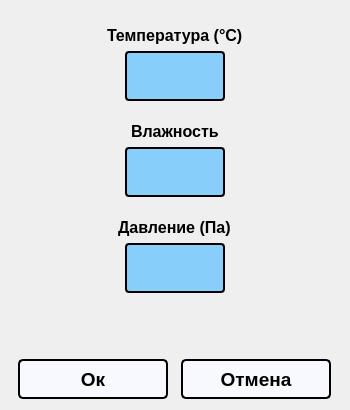
<?xml version="1.0" encoding="UTF-8"?>
<ui version="4.0">
 <class>optionDialog</class>
 <widget class="QDialog" name="optionDialog">
  <property name="geometry">
   <rect>
    <x>0</x>
    <y>0</y>
    <width>350</width>
    <height>410</height>
   </rect>
  </property>
  <property name="minimumSize">
   <size>
    <width>350</width>
    <height>410</height>
   </size>
  </property>
  <property name="maximumSize">
   <size>
    <width>350</width>
    <height>410</height>
   </size>
  </property>
  <property name="windowTitle">
   <string>Dialog</string>
  </property>
  <layout class="QVBoxLayout" name="verticalLayout_5">
   <item>
    <layout class="QVBoxLayout" name="verticalLayout_4">
     <item alignment="Qt::AlignHCenter">
      <widget class="QLabel" name="label">
       <property name="font">
        <font>
         <pointsize>12</pointsize>
         <bold>true</bold>
        </font>
       </property>
       <property name="styleSheet">
        <string notr="true">QLabel{
	font-weight: bold;
}</string>
       </property>
       <property name="text">
        <string>Температура (°C)</string>
       </property>
       <property name="alignment">
        <set>Qt::AlignBottom|Qt::AlignLeading|Qt::AlignLeft</set>
       </property>
      </widget>
     </item>
     <item alignment="Qt::AlignHCenter">
      <widget class="QLineEdit" name="temp_lineEdit">
       <property name="minimumSize">
        <size>
         <width>100</width>
         <height>50</height>
        </size>
       </property>
       <property name="maximumSize">
        <size>
         <width>100</width>
         <height>200</height>
        </size>
       </property>
       <property name="styleSheet">
        <string notr="true">QLineEdit{
background-color:#87CEFA;
border:2px solid#000000;
border-radius: 4px;
font-size: 15pt;
font-weight: bold;
padding: 5px;
}</string>
       </property>
      </widget>
     </item>
     <item alignment="Qt::AlignHCenter">
      <widget class="QLabel" name="label_2">
       <property name="font">
        <font>
         <pointsize>12</pointsize>
         <bold>true</bold>
        </font>
       </property>
       <property name="styleSheet">
        <string notr="true">QLabel{
	font-weight: bold;
}</string>
       </property>
       <property name="text">
        <string>Влажность</string>
       </property>
       <property name="alignment">
        <set>Qt::AlignBottom|Qt::AlignLeading|Qt::AlignLeft</set>
       </property>
      </widget>
     </item>
     <item alignment="Qt::AlignHCenter">
      <widget class="QLineEdit" name="humidity_lineEdit">
       <property name="minimumSize">
        <size>
         <width>100</width>
         <height>50</height>
        </size>
       </property>
       <property name="maximumSize">
        <size>
         <width>100</width>
         <height>100</height>
        </size>
       </property>
       <property name="styleSheet">
        <string notr="true">QLineEdit{
background-color:#87CEFA;
border:2px solid #000000;
border-radius: 4px;
font-size: 15pt;
font-weight: bold;
padding:5px;
}</string>
       </property>
      </widget>
     </item>
     <item alignment="Qt::AlignHCenter">
      <widget class="QLabel" name="label_3">
       <property name="font">
        <font>
         <pointsize>12</pointsize>
         <bold>true</bold>
        </font>
       </property>
       <property name="styleSheet">
        <string notr="true">QLabel{
	font-weight: bold;
}</string>
       </property>
       <property name="text">
        <string>Давление (Па)</string>
       </property>
       <property name="alignment">
        <set>Qt::AlignBottom|Qt::AlignLeading|Qt::AlignLeft</set>
       </property>
      </widget>
     </item>
     <item alignment="Qt::AlignHCenter">
      <widget class="QLineEdit" name="pressure_lineEdit">
       <property name="minimumSize">
        <size>
         <width>100</width>
         <height>50</height>
        </size>
       </property>
       <property name="maximumSize">
        <size>
         <width>100</width>
         <height>100</height>
        </size>
       </property>
       <property name="styleSheet">
        <string notr="true">QLineEdit{
background-color:#87CEFA;
border:2px solid#000000;
border-radius: 4px;
font-size: 15pt;
font-weight: bold;
padding: 5px;
}</string>
       </property>
      </widget>
     </item>
    </layout>
   </item>
   <item>
    <layout class="QHBoxLayout" name="horizontalLayout_2">
     <property name="topMargin">
      <number>60</number>
     </property>
     <item>
      <widget class="QPushButton" name="ok_button">
       <property name="minimumSize">
        <size>
         <width>50</width>
         <height>40</height>
        </size>
       </property>
       <property name="maximumSize">
        <size>
         <width>150</width>
         <height>40</height>
        </size>
       </property>
       <property name="font">
        <font>
         <pointsize>14</pointsize>
         <bold>true</bold>
        </font>
       </property>
       <property name="cursor">
        <cursorShape>PointingHandCursor</cursorShape>
       </property>
       <property name="styleSheet">
        <string notr="true">QPushButton{
	border-radius: 5px;
	border: 2px solid #000000;
	background-color: #F8F8FF;
}</string>
       </property>
       <property name="text">
        <string>Ок</string>
       </property>
      </widget>
     </item>
     <item>
      <widget class="QPushButton" name="cancel_button">
       <property name="maximumSize">
        <size>
         <width>150</width>
         <height>40</height>
        </size>
       </property>
       <property name="font">
        <font>
         <pointsize>14</pointsize>
         <bold>true</bold>
        </font>
       </property>
       <property name="cursor">
        <cursorShape>PointingHandCursor</cursorShape>
       </property>
       <property name="styleSheet">
        <string notr="true">QPushButton{
	border-radius: 5px;
	border: 2px solid #000000;
	background-color: #F8F8FF;
}</string>
       </property>
       <property name="text">
        <string>Отмена</string>
       </property>
      </widget>
     </item>
    </layout>
   </item>
  </layout>
 </widget>
 <resources/>
 <connections/>
</ui>
